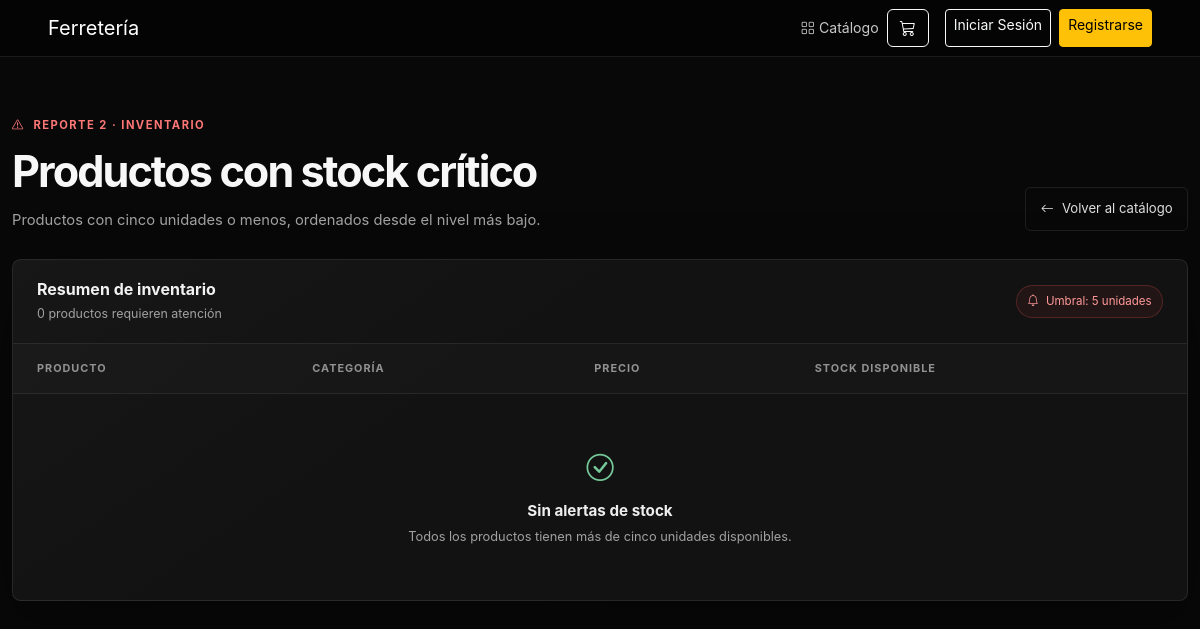
Before: /reportes/stock-critico/ with the older database file.
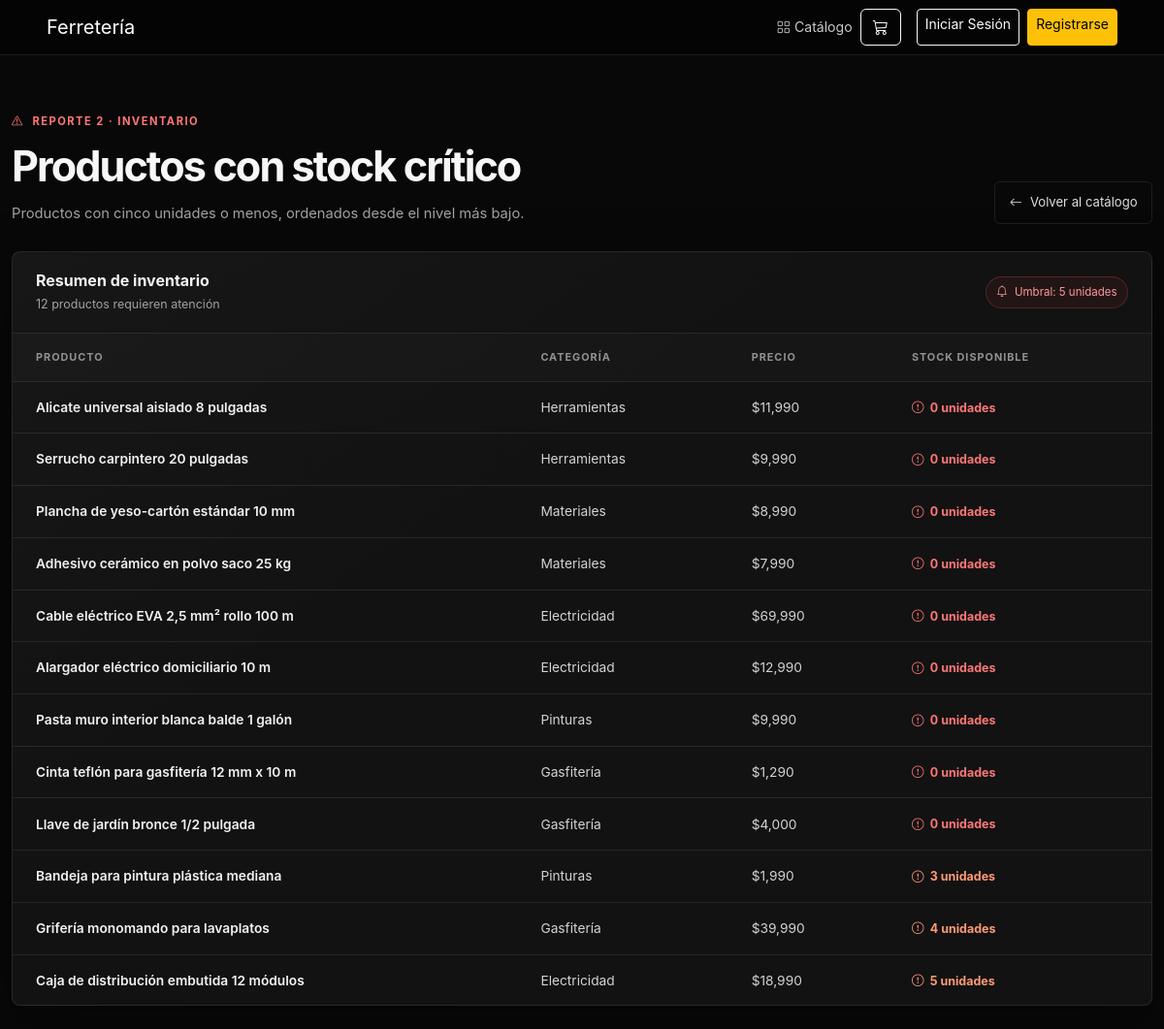
After: the same page with the newer database file.
### catalogo/models.py (models this page shows, shortened)
class Producto(models.Model):
    nombre = models.CharField(max_length=150)
    categoria = models.CharField(max_length=100)
    precio = models.IntegerField()
    stock = models.IntegerField()
    imagen = models.URLField(max_length=500, blank=True, null=True)

### catalogo/views.py (the view)
# urls.py: path('reportes/stock-critico/', views.reporte_stock_critico, name='reporte_stock'),
def reporte_stock_critico(request):
	productos = Producto.objects.filter(stock__lte=5).order_by('stock')
	return render(request, 'catalogo/reporte_stock.html', {'productos': productos})

### catalogo/context_processors.py (called while the page is built, shortened)
def carrito(request):
    carrito_sesion = request.session.get('carrito', {})
    if not carrito_sesion:
        return {'carrito_items': [], 'carrito_total': 0, 'carrito_cantidad': 0}

### catalogo/templates/catalogo/reporte_stock.html (shortened to what this page needs)
{% extends 'catalogo/base.html' %}
{% load humanize static %}
{% block body_class %}stock-report-page{% endblock %}
{% block extra_head %}
<link rel="stylesheet" href="{% static 'catalogo/css/stock_report.css' %}">
{% endblock %}
{% block content %}
<header class="stock-report-heading">
	<div>
		<p class="stock-report-eyebrow"><i class="bi bi-exclamation-triangle" aria-hidden="true"></i> Reporte 2 · Inventario</p>
		<h1>Productos con stock crítico</h1>
		<p>Productos con cinco unidades o menos, ordenados desde el nivel más bajo.</p>
	</div>
	<a class="stock-report-back" href="{% url 'lista_productos' %}">
		<i class="bi bi-arrow-left" aria-hidden="true"></i> Volver al catálogo
	</a>
</header>
<section class="stock-report-card" aria-labelledby="stock-report-table-heading">
	<div class="stock-report-card__header">
		<div>
			<h2 id="stock-report-table-heading">Resumen de inventario</h2>
			<p>{{ productos|length }} producto{{ productos|length|pluralize:"s" }} requiere{{ productos|length|pluralize:"n" }} atención</p>
		</div>
		<span class="stock-report-badge"><i class="bi bi-bell" aria-hidden="true"></i> Umbral: 5 unidades</span>
	</div>
	<div class="table-responsive">
		<table class="stock-report-table">
			<thead>
				<tr>
					<th scope="col">Producto</th>
					<th scope="col">Categoría</th>
					<th scope="col">Precio</th>
					<th scope="col">Stock disponible</th>
				</tr>
			</thead>
			<tbody>
				{% for producto in productos %}
				<tr>
					<th scope="row">
						<a class="stock-report-product" href="{% url 'detalle_producto' producto.id %}">{{ producto.nombre }}</a>
					</th>
					<td>{{ producto.categoria }}</td>
					<td>${{ producto.precio|intcomma }}</td>
					<td>
						<span class="stock-report-quantity{% if producto.stock == 0 %} stock-report-quantity--empty{% endif %}">
							<i class="bi bi-exclamation-circle" aria-hidden="true"></i>
							{{ producto.stock }} unidad{{ producto.stock|pluralize:"es" }}
						</span>
					</td>
				</tr>
				{% empty %}
				<tr>
					<td class="stock-report-empty" colspan="4">
						<i class="bi bi-check-circle" aria-hidden="true"></i>
						<strong>Sin alertas de stock</strong>
						<span>Todos los productos tienen más de cinco unidades disponibles.</span>
					</td>
				</tr>
				{% endfor %}
			</tbody>
		</table>
	</div>
</section>
{% endblock %}

### catalogo/templates/catalogo/base.html (shortened to what this page needs)
{% load humanize static %}
<!DOCTYPE html>
<html lang="es">
<head>
	<link href="https://cdn.jsdelivr.net/npm/bootstrap@5.3.3/dist/css/bootstrap.min.css" rel="stylesheet">
	<link href="https://cdn.jsdelivr.net/npm/bootstrap-icons@1.11.3/font/bootstrap-icons.min.css" rel="stylesheet">
	<link href="{% static 'catalogo/css/cart.css' %}?v=3" rel="stylesheet">
	{% block extra_head %}{% endblock %}
</head>
<body class="{% block body_class %}bg-light{% endblock %}">
	<nav class="navbar navbar-dark bg-dark navbar-expand-lg">
		<div class="container-fluid px-3 px-lg-5">
			<a class="navbar-brand" href="{% url 'landing_page' %}">Ferretería</a>
			<div class="navbar-nav ms-auto">
				<a class="nav-link" href="{% url 'lista_productos' %}"><i class="bi bi-grid me-1" aria-hidden="true"></i>Catálogo</a>
				<button class="btn btn-outline-light position-relative me-3 cart-trigger" type="button" data-bs-toggle="offcanvas" data-bs-target="#carritoOffcanvas" aria-controls="carritoOffcanvas" title="Abrir carrito">
					<i class="bi bi-cart3" aria-hidden="true"></i>
				</button>
				{% if user.is_authenticated %}
					<a class="nav-link" href="{% url 'perfil' %}"><i class="bi bi-person-circle me-1"></i>Mi cuenta</a>
					{% if user.is_staff %}
					<a class="nav-link" href="{% url 'crear_producto' %}">Crear Producto</a>
					{% endif %}
					<a class="nav-link" href="{% url 'logout' %}">Cerrar Sesión</a>
				{% else %}
				<a class="btn btn-outline-light btn-sm me-2" href="{% url 'login' %}">Iniciar Sesión</a>
				<a class="btn btn-warning btn-sm" href="{% url 'registro' %}">Registrarse</a>
				{% endif %}
			</div>
		</div>
	</nav>
	<main class="{% block main_class %}container py-4{% endblock %}">
		{% block content %}{% endblock %}
	</main>
</body>
</html>

### catalogo/static/catalogo/css/cart.css (style rules this page uses)
.cart-trigger { transition: color 180ms ease, background-color 180ms ease, border-color 180ms ease, transform 180ms ease; }

### catalogo/static/catalogo/css/stock_report.css (style rules this page uses)
.stock-report-page { --stock-bg: #080808; --stock-surface: #121212; --stock-border: rgb(255 255 255 / 9%); --stock-muted: #a1a1a1; min-height: 100vh; background: var(--stock-bg); color: #f5f5f5; font-family: Inter, -apple-system, BlinkMacSystemFont, "Segoe UI", sans-serif; }
.stock-report-page .navbar { border-bottom: 1px solid var(--stock-border); background-color: rgb(5 5 5 / 94%) !important; }
.stock-report-page .navbar .nav-link { color: #c8c8c8; font-size: 0.88rem; transition: color 160ms ease; }
.stock-report-page main { max-width: 78rem; padding-top: clamp(2rem, 5vw, 4rem) !important; }
.stock-report-heading { display: flex; align-items: end; justify-content: space-between; gap: 1.5rem; margin-bottom: 1.75rem; }
.stock-report-eyebrow { display: flex; align-items: center; gap: 0.55rem; margin: 0 0 0.75rem; color: #ff7777; font-size: 0.7rem; font-weight: 700; letter-spacing: 0.13em; text-transform: uppercase; }
.stock-report-heading h1 { margin: 0; color: #f7f7f7; font-size: clamp(1.8rem, 4vw, 2.7rem); font-weight: 750; letter-spacing: -0.045em; }
.stock-report-heading > div > p:last-child { margin: 0.7rem 0 0; color: var(--stock-muted); font-size: 0.92rem; }
.stock-report-back { display: inline-flex; align-items: center; gap: 0.5rem; flex: 0 0 auto; padding: 0.7rem 0.9rem; border: 1px solid var(--stock-border); border-radius: 0.35rem; color: #dedede; font-size: 0.82rem; text-decoration: none; transition: border-color 160ms ease, color 160ms ease; }
.stock-report-card { overflow: hidden; border: 1px solid var(--stock-border); border-radius: 0.55rem; background: linear-gradient(145deg, rgb(255 255 255 / 2%), transparent 40%), var(--stock-surface); box-shadow: 0 1.5rem 4rem rgb(0 0 0 / 35%); }
.stock-report-card__header { display: flex; align-items: center; justify-content: space-between; gap: 1rem; padding: 1.25rem 1.5rem; border-bottom: 1px solid var(--stock-border); }
.stock-report-card__header h2 { margin: 0; color: #f2f2f2; font-size: 1rem; font-weight: 650; }
.stock-report-card__header p { margin: 0.35rem 0 0; color: var(--stock-muted); font-size: 0.78rem; }
.stock-report-badge { display: inline-flex; align-items: center; gap: 0.45rem; padding: 0.45rem 0.65rem; border: 1px solid rgb(255 91 91 / 22%); border-radius: 999px; background: rgb(255 70 70 / 7%); color: #ff9999; font-size: 0.72rem; white-space: nowrap; }
.stock-report-table { width: 100%; border-collapse: collapse; color: #d3d3d3; font-size: 0.86rem; }
.stock-report-table th, .stock-report-table td { padding: 1rem 1.5rem; border-bottom: 1px solid var(--stock-border); text-align: left; }
.stock-report-table thead th { background: rgb(255 255 255 / 2%); color: #929292; font-size: 0.68rem; font-weight: 650; letter-spacing: 0.09em; text-transform: uppercase; white-space: nowrap; }
.stock-report-table tbody tr:last-child > * { border-bottom: 0; }
.stock-report-product { color: #f2f2f2; font-weight: 600; text-decoration: none; }
.stock-report-quantity { display: inline-flex; align-items: center; gap: 0.4rem; color: #ff9a76; font-size: 0.78rem; font-weight: 650; white-space: nowrap; }
.stock-report-quantity--empty { color: #ff7777; }

Changed rows visible on the page:
added Producto: nombre "Alicate universal aislado 8 pulgadas", categoria "Herramientas", precio "11,990", stock "0"
added Producto: nombre "Serrucho carpintero 20 pulgadas", categoria "Herramientas", precio "9,990", stock "0"
added Producto: nombre "Plancha de yeso-cartón estándar 10 mm", categoria "Materiales", precio "8,990", stock "0"
added Producto: nombre "Adhesivo cerámico en polvo saco 25 kg", categoria "Materiales", precio "7,990", stock "0"
added Producto: nombre "Cable eléctrico EVA 2,5 mm² rollo 100 m", categoria "Electricidad", precio "69,990", stock "0"
added Producto: nombre "Alargador eléctrico domiciliario 10 m", categoria "Electricidad", precio "12,990", stock "0"
added Producto: nombre "Pasta muro interior blanca balde 1 galón", categoria "Pinturas", precio "9,990", stock "0"
added Producto: nombre "Cinta teflón para gasfitería 12 mm x 10 m", categoria "Gasfitería", precio "1,290", stock "0"
added Producto: nombre "Llave de jardín bronce 1/2 pulgada", categoria "Gasfitería", precio "4,000", stock "0"
added Producto: nombre "Bandeja para pintura plástica mediana", categoria "Pinturas", precio "1,990", stock "3"
added Producto: nombre "Grifería monomando para lavaplatos", categoria "Gasfitería", precio "39,990", stock "4"
added Producto: nombre "Caja de distribución embutida 12 módulos", categoria "Electricidad", precio "18,990", stock "5"
Other visible differences:
{{ productos|length }}: "0" → "12"
text no longer shown: "Sin alertas de stock Todos los productos tienen más de cinco unidades disponibles."
